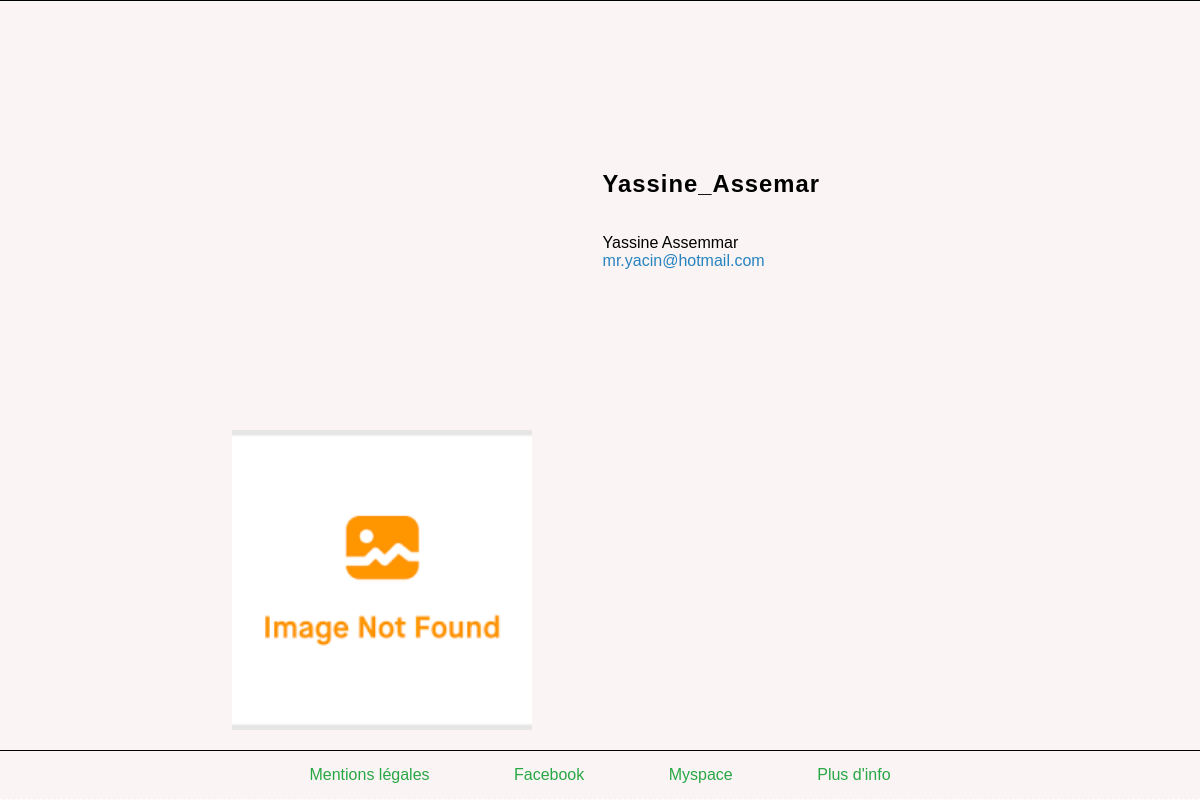
Page /profil2.php?id=1 on the committed database.
### tables this page shows
CREATE TABLE IF NOT EXISTS `users` (
  `idUser` int(11) NOT NULL AUTO_INCREMENT,
  `nom` varchar(255) NOT NULL,
  `prenom` varchar(255) NOT NULL,
  `pseudo` varchar(255) NOT NULL,
  `photoProfil` varchar(255) NOT NULL,
  `dateNaissance` date NOT NULL,
  `sexe` varchar(255) NOT NULL,
  `mail` varchar(255) NOT NULL,
  `adresse` varchar(255) NOT NULL,
  `codePostal` int(11) NOT NULL,
  `ville` varchar(255) NOT NULL,
  `login` varchar(255) NOT NULL,
  `pass` varchar(255) NOT NULL,
  `idRole` int(11) NOT NULL,
  PRIMARY KEY (`idUser`),
  KEY `idRole` (`idRole`)
);

CREATE TABLE IF NOT EXISTS `articles` (
  `idArticle` int(11) NOT NULL AUTO_INCREMENT,
  `titre` varchar(255) NOT NULL,
  `contenuArticle` varchar(255) NOT NULL,
  `cheminImage` varchar(255) NOT NULL,
  `dateArticle` date NOT NULL,
  `idUser` int(11) NOT NULL,
  PRIMARY KEY (`idArticle`),
  KEY `idUser` (`idUser`)
);

### profil2.php (the view, shortened to what this page needs)
<?php
include "inc/header.php";
?>
<link rel="stylesheet" media="screen" type="text/css" title="style" href="css/option.css" />
<main class="profil-wrap">
                <?php
                $hote = "localhost";
                $utilisateur = "root";
                $motdepasse = "";
                $base = "yourtouch";
                $url = "imgarticle/";
                $connexion = mysqli_connect($hote, $utilisateur, $motdepasse, $base);
                if (isset($_GET['id']) and !empty($_GET['id'])) :
                    $get_id = htmlspecialchars($_GET['id']);
                    $sql = "SELECT * FROM users WHERE `idUser` = '$get_id'";
                    $resultat = $connexion->query($sql);
                    while ($profil = mysqli_fetch_array($resultat)):
                        $image = 'profil.jpg';
                    $requete = "SELECT * FROM articles WHERE idUser ='". $profil["idUser"]."'ORDER BY idArticle DESC";
                    $imagearticle = $connexion->query($requete);
                    ?>
                    <section class=head-profil>
                        <div class="profil">
                            <div class="photo-user" style="background-image: url('<?=$url.$image?>')"></div>
                                <div class="profil-info">
                                    <h2 class="profil-pseudo"><?= $profil['pseudo'];?></h2>
                                        <br> <br>
                                        <p><?= $profil['prenom']. " " . $profil['nom'];?></p>
                                    <a class="mailprofil" href="mailto:<?= $profil['mail'];?>"><?= $profil['mail'];?></a>
                            </div>
                        </div>
                    </section>
                    <section>
                        <div class="article-user">
                            <div class="photo">
                                <?php while ($photoarticle = mysqli_fetch_array($imagearticle)){
                                    $imageArtcile = 'default.png';
                                ?>
                                <a href="admin/article.php?id=<?= $photoarticle['idArticle'] ?>">
                                    <div class="photo-article" style="background-image: url('<?=$url.$imageArtcile?>')"></div>
                                </a>
                                <?php } ?>
                            </div>
                        </div>
                    </section>
                <?php endwhile;
                       endif; ?>
        </main>
<?php
include "inc/footer.php";

### css/style.css (style rules this page uses)
* { margin: 0; }
body { background: #faf4f4; font-family: Arial, Helvetica, sans-serif; min-height: 100vh; margin: 0px; display: grid; grid-template-rows: 1fr auto; padding-top: 0px; }
a { text-decoration: none; color: black; margin: 10px; }
main { margin: 5px; padding-top: 70px; }

### css/option.css (style rules this page uses)
.profil { justify-content: center; border: none; padding: 50px; margin-bottom: 50px; display: flex; }
.photo-user { width: 200px; height: 200px; border-radius: 100%; background-size: 200px; background-repeat: no-repeat; background-position: center; background-position-y: 0px; margin-right: 10em; }
.profil-info { text-align: left; margin: auto; }
.photo { display: grid; grid-template-columns: 1fr 1fr 1fr; width: 63%; margin: auto; }
.photo-article { background-repeat: no-repeat; background-position: center; height: 300px; width: 300px; background-size: cover; cursor: pointer; z-index: -10; }
body { background: #faf4f4; font-family: Arial, Helvetica, sans-serif; min-height: 100vh; margin: 0px; display: grid; grid-template-rows: 1fr auto; padding-top: 0px; }
.head-profil { width: 45%; margin: auto; }
.profil-wrap { margin: 0px; padding-top: 70px; }
.profil-pseudo { margin: 0px; padding: 0px; letter-spacing: 1px; }
.mailprofil { margin: 0px; padding: 0px; color: rgb(39, 131, 192); }
h2 { font-size: 23.8px; }
a { color: #28a745; }
html { overflow-x: hidden; }

### rows in the picture
users: pseudo "Yassine_Assemar", prenom "Yassine", nom "Assemmar", mail "mr.yacin@hotmail.com"
